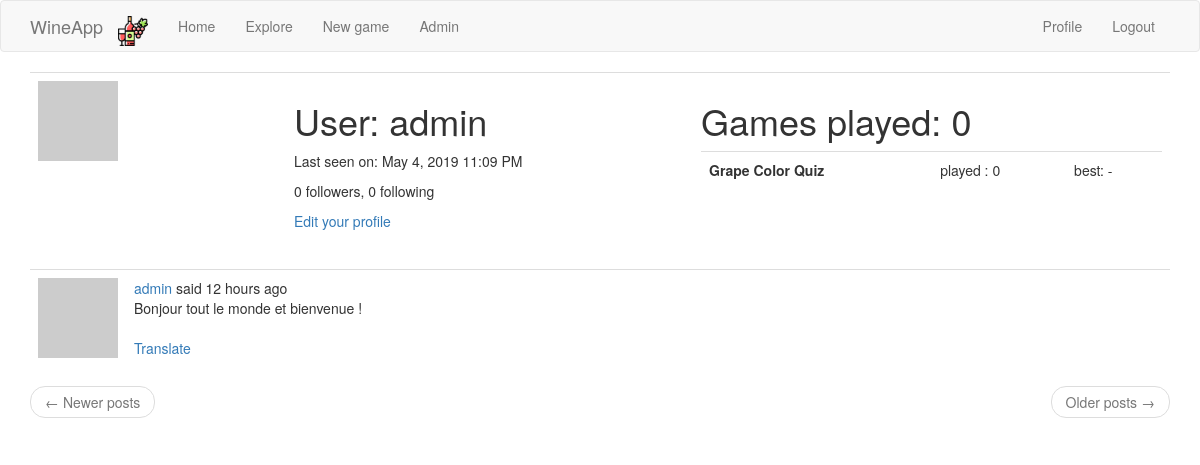
The page /user/admin (signed in) on the database as committed earlier.
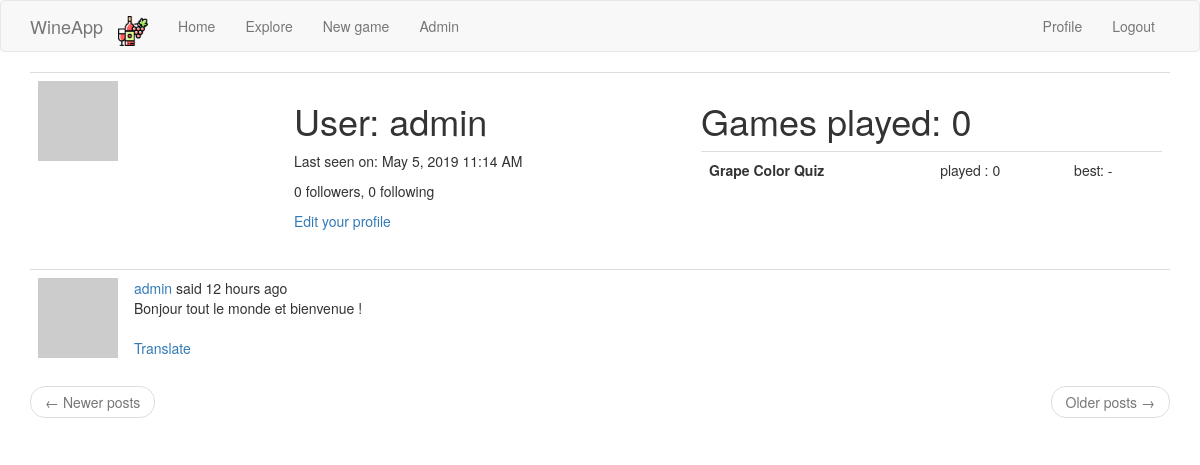
The same page on the database as committed later.
### app/models.py (models this page shows, shortened)
class User(UserMixin, db.Model):
    id = db.Column(db.Integer, primary_key=True)
    username = db.Column(db.String(64), index=True, unique=True)
    email = db.Column(db.String(120), index=True, unique=True)
    password_hash = db.Column(db.String(128))
    posts = db.relationship('Post', backref='author', lazy='dynamic')
    about_me = db.Column(db.String(140))
    last_seen = db.Column(db.DateTime, default=datetime.utcnow)
    followed = db.relationship(
        'User', secondary=followers,
        primaryjoin=(followers.c.follower_id == id),
        secondaryjoin=(followers.c.followed_id == id),
        backref=db.backref('followers', lazy='dynamic'), lazy='dynamic')
    def avatar(self, size):
        digest = md5(self.email.lower().encode('utf-8')).hexdigest()
        return 'https://www.gravatar.com/avatar/{}?d=identicon&s={}'.format(
            digest, size)

class Post(db.Model):
    id = db.Column(db.Integer, primary_key=True)
    body = db.Column(db.String(140))
    timestamp = db.Column(db.DateTime, index=True, default=datetime.utcnow)
    user_id = db.Column(db.Integer, db.ForeignKey('user.id'))
    language = db.Column(db.String(5))

### app/main/routes.py (the view)
@bp.route('/user/<username>')
@login_required
def user(username):
    user_ = User.query.filter_by(username=username).first_or_404()
    summary_per_type, nb_played_games = get_player_stats(user_)
    page = request.args.get('page', 1, type=int)
    posts = user_.posts.order_by(Post.timestamp.desc()).paginate(
        page, current_app.config['POSTS_PER_PAGE'], False)
    next_url = url_for('main.user', username=user_.username,
                       page=posts.next_num) if posts.has_next else None
    prev_url = url_for('main.user', username=user_.username,
                       page=posts.prev_num) if posts.has_prev else None
    return render_template('user.html', user=user_, posts=posts.items,
                           next_url=next_url, prev_url=prev_url, nb_played_games=nb_played_games,
                           games_data=summary_per_type)

### app/main/routes.py (called while the page is built)
@bp.before_app_request
def before_request():
    if current_user.is_authenticated:
        current_user.last_seen = datetime.utcnow()
        db.session.commit()
    g.locale = str(get_locale())

### app/models.py (called while the page is built)
@login.user_loader
def load_user(id):
    return User.query.get(int(id))

def get_player_stats(user_):
    games = Game.query.filter_by(player_id=user_.id).all()
    games_per_type = {}
    for game_type, game_name in current_app.config['GAMES_TO_NAMES'].items():
        games_per_type[(game_type, game_name)] = [game for game in games if game.game_type == game_type]
    summary_per_type = []
    for (game_type, game_name), games in games_per_type.items():
        summary_per_type.append(
            {
                'name': game_name,
                'type': game_type,
                'nb_played': len(games),
                'best': max(games, key=lambda x: x.score).score if len(games) > 0 else '-'
            }
        )
        return summary_per_type, len(games)

### app/templates/user.html (shortened to what this page needs)
{% extends "base.html" %}
{% block app_content %}
<table class="table table-hover">
    <tr>
        <td width="256px"><img src="{{ user.avatar(256) }}"></td>
        <td>
            <h1>{{ _('User') }}: {{ user.username }}</h1>
            {% if user.last_seen %}
            <p>{{ _('Last seen on') }}: {{ moment(user.last_seen).format('LLL') }}</p>
            {% endif %}
            <p>{{ _('%(count)d followers', count=user.followers.count()) }}, {{ _('%(count)d following',
                count=user.followed.count()) }}</p>
            {% if user == current_user %}
            <p><a href="{{ url_for('main.edit_profile') }}">{{ _('Edit your profile') }}</a></p>
            {% elif not current_user.is_following(user) %}
            <p><a href="{{ url_for('main.follow', username=user.username) }}">{{ _('Follow') }}</a></p>
            {% else %}
            <p><a href="{{ url_for('main.unfollow', username=user.username) }}">{{ _('Unfollow') }}</a></p>
            {% endif %}
        </td>
        <td>
            <h1>Games played: {{ nb_played_games }}</h1>
            <table class="table table-hover">
                {% for game in games_data %}
                <tr onclick="window.location='{{ url_for('main.quick_new_game', game_type=game.type) }}'">
                    <th>{{ game.name }}</th>
                    <td>played : {{ game.nb_played }}</td>
                    <td>best: {{ game.best }}</td>
                    {% endfor %}
                </tr>
            </table>
        </td>
    </tr>
</table>
{% for post in posts %}
{% include '_post.html' %}
{% endfor %}
<nav aria-label="...">
    <ul class="pager">
        <li class="previous{% if not prev_url %} disabled{% endif %}">
            <a href="{{ prev_url or '#' }}">
                <span aria-hidden="true">&larr;</span> {{ _('Newer posts') }}
            </a>
        </li>
        <li class="next{% if not next_url %} disabled{% endif %}">
            <a href="{{ next_url or '#' }}">
                {{ _('Older posts') }} <span aria-hidden="true">&rarr;</span>
            </a>
        </li>
    </ul>
</nav>
{% endblock %}

### app/templates/base.html (shortened to what this page needs)
{% extends 'bootstrap/base.html' %}
{% block navbar %}
<nav class="navbar navbar-default">
    <div class="container">
        <div class="navbar-header">
            <a class="navbar-brand" href="{{ url_for('main.index') }}">WineApp</a>
        </div>
        <div class="collapse navbar-collapse" id="bs-example-navbar-collapse-1">
            <ul class="nav navbar-nav">
                <li><a href="{{ url_for('main.index') }}" class="navbar-brand">
                    <img src="/static/bottle_red_wine.png" style="height:30px;margin:0px;padding:0px;">
                </a></li>
                <li><a href="{{ url_for('main.index') }}">{{ _('Home') }}</a></li>
                <li class="nav-item dropdown">
                    <a class="nav-link dropdown-toggle" href="#" id="navbarDropdown" role="button"
                       data-toggle="dropdown" aria-haspopup="true" aria-expanded="false">
                        Explore
                    </a>
                </li>
                <li><a href="{{ url_for('main.new_game') }}">{{ _('New game') }}</a></li>
                {% if current_user.username == 'admin' %}
                <li><a href="{{ url_for('main.admin') }}">{{ _('Admin') }}</a></li>
                {% endif %}
            </ul>
            <ul class="nav navbar-nav navbar-right">
                {% if current_user.is_anonymous %}
                <li><a href="{{ url_for('auth.login') }}">{{ _('Login') }}</a></li>
                {% else %}
                <li><a href="{{ url_for('main.user', username=current_user.username) }}">{{ _('Profile') }}</a></li>
                <li><a href="{{ url_for('auth.logout') }}">{{ _('Logout') }}</a></li>
                {% endif %}
            </ul>
        </div>
    </div>
</nav>
{% endblock %}
{% block content %}
<div class="container">
    {% block app_content %}{% endblock %}
</div>
{% endblock %}

### app/templates/_post.html (shortened to what this page needs)
    <table class="table table-hover">
        <tr>
            <td width="70px">
                <a href="{{ url_for('main.user', username=post.author.username) }}">
                    <img src="{{ post.author.avatar(70) }}" />
                </a>
            </td>
            <td>
                {{ _('%(username)s said %(when)s',
                    username=user_link, when=moment(post.timestamp).fromNow()) }}
                <br>
                <span id="post{{ post.id }}">{{ post.body }}</span>
                {% if post.language and post.language != g.locale %}
                <br><br>
                <span id="translation{{ post.id }}">
                    <a href="javascript:translate(
                                '#post{{ post.id }}',
                                '#translation{{ post.id }}',
                                '{{ post.language }}',
                                '{{ g.locale }}');">{{ _('Translate') }}</a>
                </span>
                {% endif %}
            </td>
        </tr>
    </table>

Rows that differ between the two databases and show on the page:
changed User "admin": last_seen "May 4, 2019 11:09 PM" → "May 5, 2019 11:14 AM"
